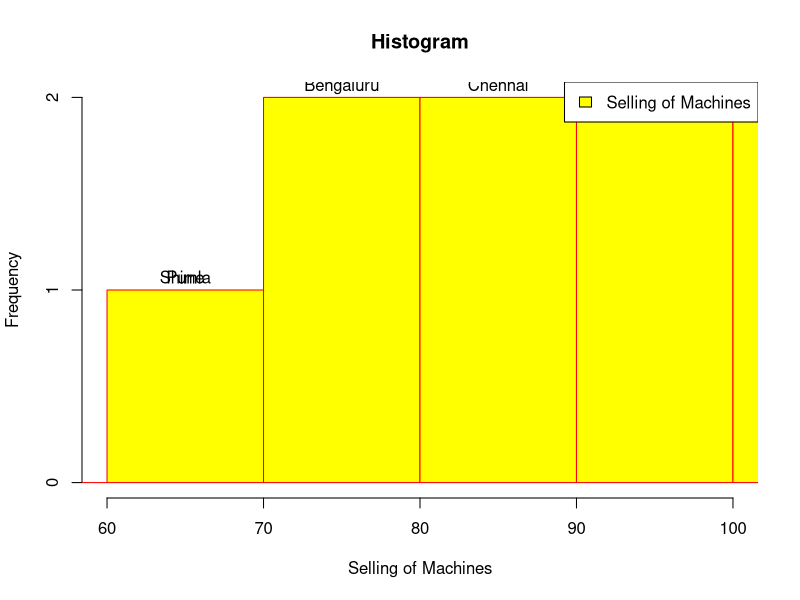
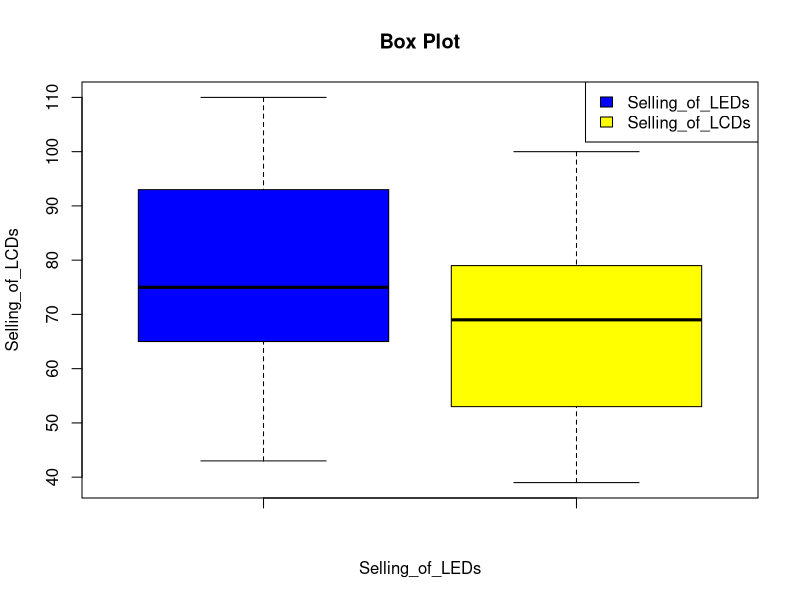
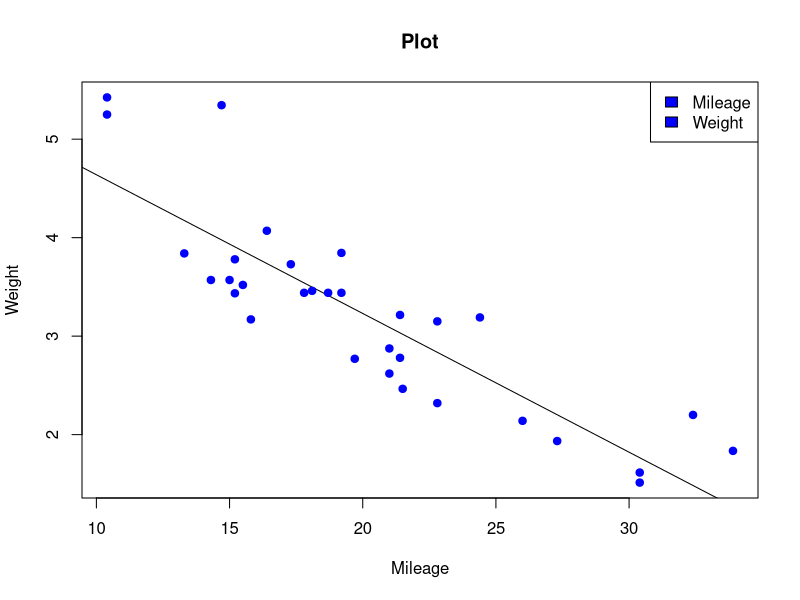
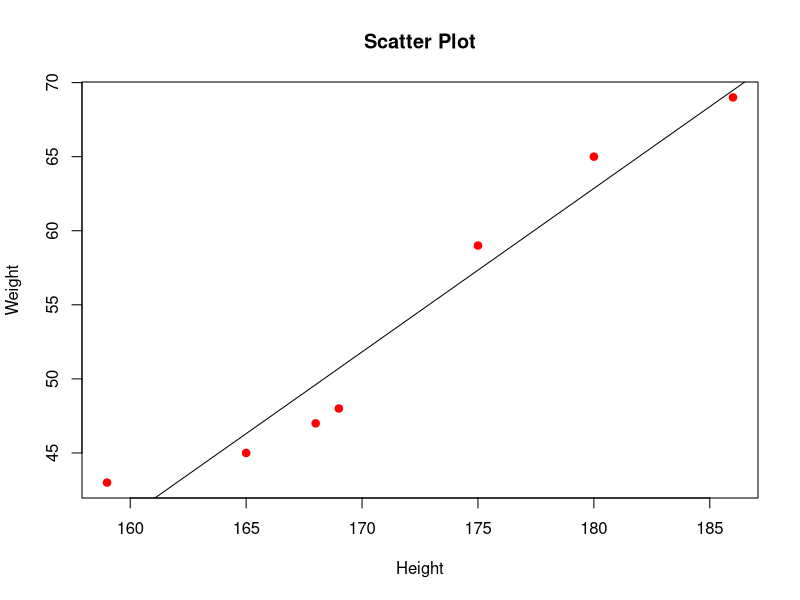

These charts were generated, in order, by the following R code:
#SET 1
# 1
# Create the dataframe and generate a chart from the given specification.
# # Generate a Histogram chart for the above data. The chart should include title for the chart, legend of chart. Each Bar of chart should be in Yellow color. Give Red color to border of the chart. The data on X-axis must be between 60 to 100.

Selling_of_Machines <- c(45,95,105,75,85,80,90,65,110,100)
City <- c("Bhavnagar", "Ahmedabad", "Pune", "Bengaluru", "Chennai", "Mumbai", "Mathura", "Vadodara", "Delhi", "Shimla")

df <- data.frame(Selling_of_Machines, City)
print(df)

hist(df$Selling_of_Machines, labels = df$City, main = "Histogram",xlab = "Selling of Machines", col = "yellow", border = "red", xlim = c(60, 100))
legend(x = "topright", legend = "Selling of Machines", fill = "yellow")


# 2
# Attempt the following:
# Perform Z-score for the following vector and document the conclusion.
# V (14,76,56,34,23,89,78,10)

v <- c(14,76,56,34,23,89,78,10)
print(v)

# Method 1
z <- (v - mean(v)) / sd(v)
print(z)

# Method 2
print(scale(v, scale = TRUE, center = TRUE))

# 3
# Consider the vector: (12,13,15,17,16,19,20,23,25,27,29,31, NA)
# Perform the following operations:
#  1. Calculate mean, median and mode.
#  2. Multiply each element by 2.
#  3. Find the length of the vector.
#  4. Add 45 to the above vector and display.
#  5. Sort the above vector in decreasing order. Increment each element of vector by 5

v1 <- c(12,13,15,17,16,19,20,23,25,27,29,31,NA)
print(v1)

mean <- mean(v1, na.rm = TRUE)
print(mean)

median <- median(v1, na.rm = TRUE)
print(median)

mode <- names(sort(table(v1)))
print(mode)

mode <- names(sort(table(v1)))[1]
print(mode)

mul <- v1 * 2
print(mul)

print(length(v1))

a <- 45
v1 <- c(v1, a)
print(v1)

print(sort(v1 + 5, decreasing = TRUE))

# 4
# Without assuming the data to have normal distribution, decide at .05 significance level if
# the gas mileage data of manual and automatic transmissions in mtcars have identical data
# distribution. Apply Mann-Whitney-Wilcoxon Test. Consider p-value for documenting your analysis.

data <- wilcox.test(mpg ~ am, data = mtcars)
print(data$p.value)

# SET : 2

# 1
# Create the dataframe and generate a chart from the given specification.
# Generate separate Box Plot charts for the above data. Document your analysis accordingly.

Selling_of_LEDs <- c(69,93,110,65,75,80,97,43,55)
Selling_of_LCDs <- c(61,78,100,53,69,80,79,39,48)

df <- data.frame(Selling_of_LEDs, Selling_of_LCDs)
print(df)

boxplot(df$Selling_of_LEDs, df$Selling_of_LCDs, main = "Box Plot", col = c("blue", "yellow"), xlab = "Selling_of_LEDs", ylab = "Selling_of_LCDs")
legend(x = "topright", legend = c("Selling_of_LEDs", "Selling_of_LCDs"), fill = c("blue", "yellow"))

# 2
# Perform T-test for the following vector and document the conclusion.
#  V1 (124,176,116,134,219,189,178,310)
#  V2 (110,120,180,200,160,155,168,210)

V1 <- c(124,176,116,134,219,189,178,310)
V2 <- c(110,120,180,200,160,155,168,210)

t.test(V1, mu = 134)
t.test(V1, V2, var.equal = TRUE)
t.test(V1, V2, paired = TRUE)

# 3
# Consider the vector: (112,139,195,172,162,119,2202,23,225,217,219,131, NA)
# Perform the following operations:
#  1. Calculate mean, median and mode.
#  2. Find maximum and minimum from the above vector.
#  3. Find the length of the vector.
#  4. Add 345 to the above vector and display.
#  5. Sort the above vector in decreasing order. Increment each element of vector by 5

v <- c(112,139,195,172,162,119,2202,23,225,217,219,131,NA)

mean <- mean(v, na.rm = TRUE)
print(mean)

median <- median(v1, na.rm = TRUE)
print(median)

mode <- names(sort(table(v)))
print(mode)

mode <- names(sort(table(v)))[1]
print(mode)

maximum <- max(v, na.rm = TRUE)
print(maximum)

minimum <- min(v, na.rm = TRUE)
print(minimum)

print(length(v))

a <- 345
v <- c(v, a)
print(v)

print(sort(v + 5, decreasing = TRUE))


# 4. Find the correlation coefficient of mpg and wt in the data set mtcars.
# Observe if there is any linear relationship between the variables.

mileage <- mtcars$mpg
print(mileage)

weight <- mtcars$wt
print(weight)

correlation <- cor(mileage, weight, method = "pearson")
print(correlation)

a <- lm(weight~mileage)
print(a)

plot(mileage, weight, main = "Plot", xlab = "Mileage", ylab = "Weight", abline(lm(weight~mileage)), col = "blue", cex = 1.5, pch = 20)
legend(x = "topright", legend = c("Mileage", "Weight"), fill = c("blue"))


# SET : 3

# 1
# Create the dataframe and generate a chart from the given specification.
# Generate a scatter plot for the above data. Insert a line into scatter plot to indicate slope.
# The points in the scatter plot should be shown with filled red circle with yellow boundary. The
# chart should have the title of the chart. Give proper labels to X-axis and Y-axis.

Height <- c(165,169,168,159,175,180,186)
print(Height)

Weight <- c(45,48,47,43,59,65,69)
print(Weight)

df <- data.frame(Height, Weight)
print(df)

plot(df$Height, df$Weight, main = "Scatter Plot", xlab = "Height", ylab = "Weight", abline(lm(Weight~Height)), col = "red", cex = 1.5, pch = 20)

# 2
# Perform ANOVA Analysis for the following vector and document the conclusion.
# Use mtcars dataset and mpg as response variable, hp and am column for performing analysis.

input <- mtcars[,c('mpg', 'hp', 'am')]
print(input)

a <- aov(mpg ~ hp * am, data = mtcars)
print(summary(a))

b <- aov(mpg ~ hp + am, data = mtcars)
print(summary(b))

# 3
# Consider the vector: (11,13,15,12,14,19,22,23,25,21,29,31, NA)
# Perform the following operations:
#  1. Calculate mean, median and mode.
#  2. Multiple each element by 3.
#  3. Find the length of the vector.
#  4. Add 345 to the above vector and display.
#  5. Sort the above vector in decreasing order. Increment each element of vector by 5

v <- c(11,13,15,12,14,19,22,23,25,21,29,31,NA)
print(v)

mean <- mean(v, na.rm = TRUE)
print(mean)

median <- median(v, na.rm = TRUE)
print(median)

mode <- names(sort(table(v)))
print(mode)

mode <- names(sort(table(v)))[1]
print(mode)

mul <- v * 3
print(mul)

print(length(v))

a <- 345
v <- c(v, a)
print(v)

print(sort(v + 5, decreasing = TRUE))

# 4
# Create the inbuilt dataset mtcars. Consider mpg as response variable and disp, hp & wt as a predicator variable. Create multiple regression model and print the summary.

input <- mtcars[,c('mpg', 'disp', 'hp', 'wt')]
print(input)

model <- lm(mpg ~ disp + hp + wt, data = mtcars)
print(model)
print(summary(model))

xall <- coef(model)[1]
print(xall)

xdisp <- coef(model)[2]
print(xdisp)

xhp <- coef(model)[3]
print(xhp)

xwt <- coef(model)[4]
print(xwt)

a <- xall + xdisp + xhp + xwt
print(a)
